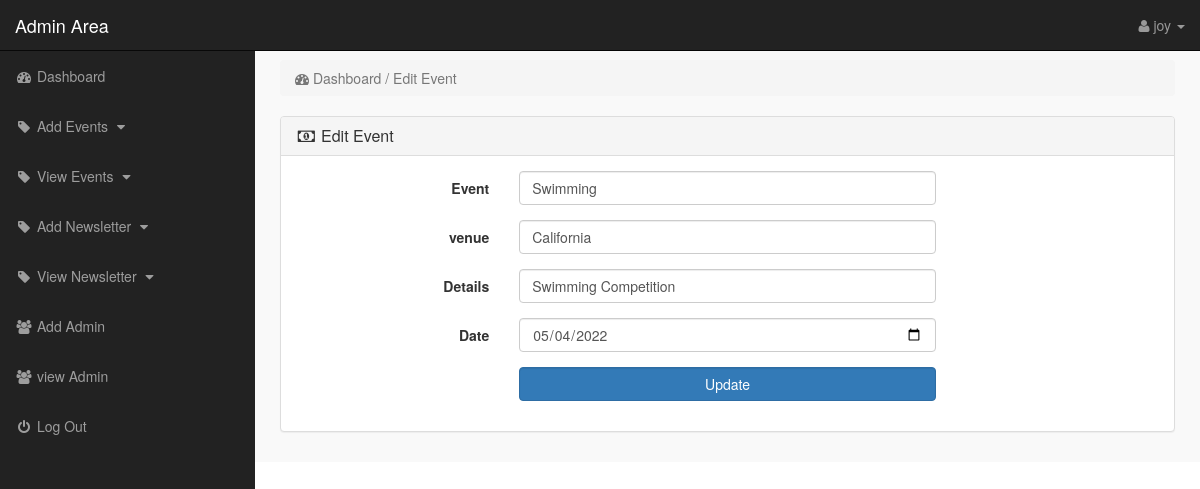
/admin/index.php?edit_event=2 (signed in), run on the app's committed database.
### tables this page shows
CREATE TABLE `events` (
  `id` int(10) NOT NULL,
  `event` varchar(255) NOT NULL,
  `venue` varchar(255) NOT NULL,
  `details` varchar(255) NOT NULL,
  `date` date NOT NULL
);

### admin/edit_event.php (the view, shortened to what this page needs)
<?php
    if(!isset($_SESSION['email'])){
        echo "<script>window.open('login.php','_self')</script>";
    }else{
?>
<?php
    if(isset($_GET['edit_event'])){
        $edit_id = $_GET['edit_event'];
        $get_event = "select * from events where id='$edit_id'";
        $run_edit = mysqli_query($con,$get_event);
        $row_edit = mysqli_fetch_array($run_edit);
        $event = $row_edit['event'];
        $venue = $row_edit['venue'];
        $details = $row_edit['details'];
        $date = $row_edit['date'];
    }
?>
<!DOCTYPE html>
<html lang="en">
<head>
</head>
<body>
<div class="row">
    <div class="col-lg-12">
        <ol class="breadcrumb">
            <li class="active">
                <i class="fa fa-dashboard"></i> Dashboard / Edit Event
            </li>
        </ol>
    </div>
</div>
<div class="row">
    <div class="col-lg-12">
        <div class="panel panel-default">
           <div class="panel-heading">
               <h3 class="panel-title">
                   <i class="fa fa-money fa-fw"></i> Edit Event
               </h3>
           </div>
           <div class="panel-body">
               <form method="post" class="form-horizontal" enctype="multipart/form-data">
                   <div class="form-group">
                      <label class="col-md-3 control-label"> Event </label>
                      <div class="col-md-6">
                          <input name="event" type="text" class="form-control" required value="<?php echo $event; ?>">
                      </div>
                   </div>
                  <div class="form-group">
                      <label class="col-md-3 control-label"> venue </label>
                      <div class="col-md-6">
                          <input name="venue" type="text" class="form-control" required value="<?php echo $venue; ?>">
                      </div>
                   </div>
                  <div class="form-group">
                      <label class="col-md-3 control-label"> Details </label>
                      <div class="col-md-6">
                          <input name="details" type="text" class="form-control" required value="<?php echo $details; ?>">
                      </div>
                   </div>
                  <div class="form-group">
                      <label class="col-md-3 control-label"> Date </label>
                      <div class="col-md-6">
                          <input name="event" type="date" class="form-control" required value="<?php echo $date; ?>">
                      </div>
                   </div>
                   <div class="form-group">
                      <label class="col-md-3 control-label"></label>
                      <div class="col-md-6">
                          <input name="update" value="Update" type="submit" class="btn btn-primary form-control">
                      </div>
                   </div>
               </form>
           </div>
        </div>
    </div>
</div>
</body>
</html>
<?php } ?>

### admin/includes/sidebar.php (shortened to what this page needs)
<?php
    if(!isset($_SESSION['email'])){
        echo "<script>window.open('login.php','_self')</script>";
    }else{
?>
<nav class="navbar navbar-inverse navbar-fixed-top">
    <div class="navbar-header">
        <a href="index.php?dashboard" class="navbar-brand">Admin Area</a>
    </div>
    <ul class="nav navbar-right top-nav">
        <li class="dropdown">
            <a href="#" class="dropdown-toggle" data-toggle="dropdown">
                <i class="fa fa-user"></i> <?php echo $admin_name;  ?> <b class="caret"></b>
            </a>
        </li>
    </ul>
    <div class="collapse navbar-collapse navbar-ex1-collapse">
        <ul class="nav navbar-nav side-nav">
            <li>
                <a href="index.php?dashboard">
                        <i class="fa fa-fw fa-dashboard"></i> Dashboard
                </a>
            </li>
            <li>
                <a href="index.php?add_events" >
                        <i class="fa fa-fw fa-tag"></i> Add Events
                        <i class="fa fa-fw fa-caret-down"></i>
                </a>
            </li>
            <li>
                <a href="index.php?view_events" >
                        <i class="fa fa-fw fa-tag"></i> View Events
                        <i class="fa fa-fw fa-caret-down"></i>
                </a>
            </li>
            <li>
                <a href="index.php?add_newsletter" >
                        <i class="fa fa-fw fa-tag"></i> Add Newsletter
                        <i class="fa fa-fw fa-caret-down"></i>
                </a>
            </li>
            <li>
                <a href="index.php?view_newsletter" >
                        <i class="fa fa-fw fa-tag"></i> View Newsletter
                        <i class="fa fa-fw fa-caret-down"></i>
                </a>
            </li>
            <li>
                <a href="index.php?manage_admin">
                    <i class="fa fa-fw fa-users"></i> Add Admin
                </a>
            </li>
            <li>
                <a href="index.php?view_admin">
                    <i class="fa fa-fw fa-users"></i> view Admin
                </a>
            </li>
            <li>
                <a href="logout.php">
                  <i class="fa fa-fw fa-power-off"></i> Log Out
                </a>
            </li>
        </ul>
    </div>
</nav>
<?php } ?>

### admin/CSS/style.css (style rules this page uses)
body { margin-top: 100px; }
@media (min-width: 768px) { body { margin-top: 50px; } }
.top-nav { padding: 0 15px; }
.top-nav>li { float: left; display: inline-block; }
.top-nav>li>a { color: #999999; line-height: 20px; padding-top: 15px; padding-bottom: 15px; }
@media (min-width: 768px) { .side-nav { position: fixed; top: 51px; bottom: 0; width: 255px; overflow-y: auto; overflow-x: hidden; background-color: #222222; padding-bottom: 40px; border-radius: 0; } }
@media (min-width: 768px) { .side-nav>li>a { width: 255px; } }
.panel-body { border-radius: 5px; }

### data on the page
events: event "Swimming", venue "California", details "Swimming Competition", event "05/04/2022"

### other printed values
$admin_name "joy"
